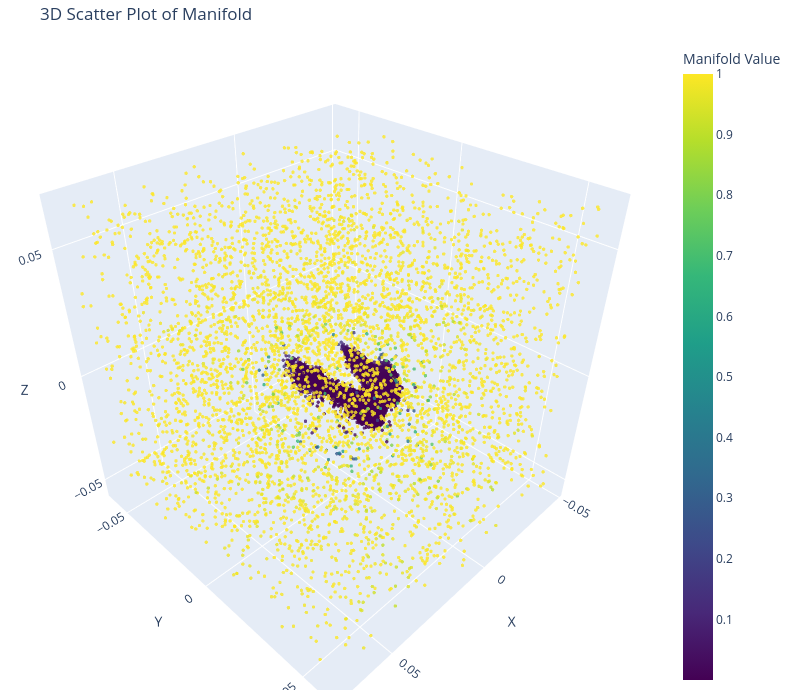

The notebook cell saved with this chart:
### Code cell
Manifold_on = manifold(evecs)
Manifold_off = manifold(pts_off)

print(Manifold_on.mean())
print(Manifold_off.mean())

All_pts = np.append(evecs.detach().numpy(), ptsClound, axis = 0)
manifold_value = np.append(Manifold_on.detach().numpy(),Manifold_off.detach().numpy(), axis = 0)

fig = go.Figure()

# Add scatter plot for the points with color mapping
fig.add_trace(go.Scatter3d(
    x=All_pts[:, 0], 
    y=All_pts[:, 1], 
    z=All_pts[:, 2], 
    mode='markers',
    marker=dict(
        size=2,  # Increase size slightly for visibility
        color=manifold_value[:,0],  # Use manifold_value for color mapping
        colorscale='Viridis',  # Change this to your preferred color scale (e.g., 'Jet', 'Plasma', etc.)
        colorbar=dict(title='Manifold Value'),  # Add a colorbar
        opacity=0.8
    )
))

# Update layout
fig.update_layout(
    title="3D Scatter Plot of Manifold",
    scene=dict(
        xaxis_title="X",
        yaxis_title="Y",
        zaxis_title="Z",
    ),
    width=800,
    height=700,
    margin=dict(l=10, r=10, b=10, t=40),
    # paper_bgcolor="white",
    # plot_bgcolor="lightgrey"
)

# Show the interactive plot
fig.show()

### Figure 1 — Plotly figure (JSON) as saved in the notebook; plotly's stock layout.template omitted (floating-point values rounded to 4 significant figures; data arrays with more than 128 entries replaced by an {"elided": "..."} marker saying what was removed)
{"data": [{"marker": {"color": {"elided": "21878 float values"}, "colorbar": {"title": {"text": "Manifold Value"}}, "colorscale": [[0, "#440154"], [0.1111, "#482878"], [0.2222, "#3e4989"], [0.3333, "#31688e"], [0.4444, "#26828e"], [0.5556, "#1f9e89"], [0.6667, "#35b779"], [0.7778, "#6ece58"], [0.8889, "#b5de2b"], [1, "#fde725"]], "opacity": 0.8, "size": 2}, "mode": "markers", "type": "scatter3d", "x": {"elided": "21878 float values"}, "y": {"elided": "21878 float values"}, "z": {"elided": "21878 float values"}}], "layout": {"height": 700, "margin": {"b": 10, "l": 10, "r": 10, "t": 40}, "scene": {"aspectmode": "auto", "aspectratio": {"x": 1.0, "y": 0.9997, "z": 1.0}, "xaxis": {"title": {"text": "X"}, "type": "linear"}, "yaxis": {"title": {"text": "Y"}, "type": "linear"}, "zaxis": {"title": {"text": "Z"}, "type": "linear"}}, "title": {"text": "3D Scatter Plot of Manifold"}, "width": 800}}
